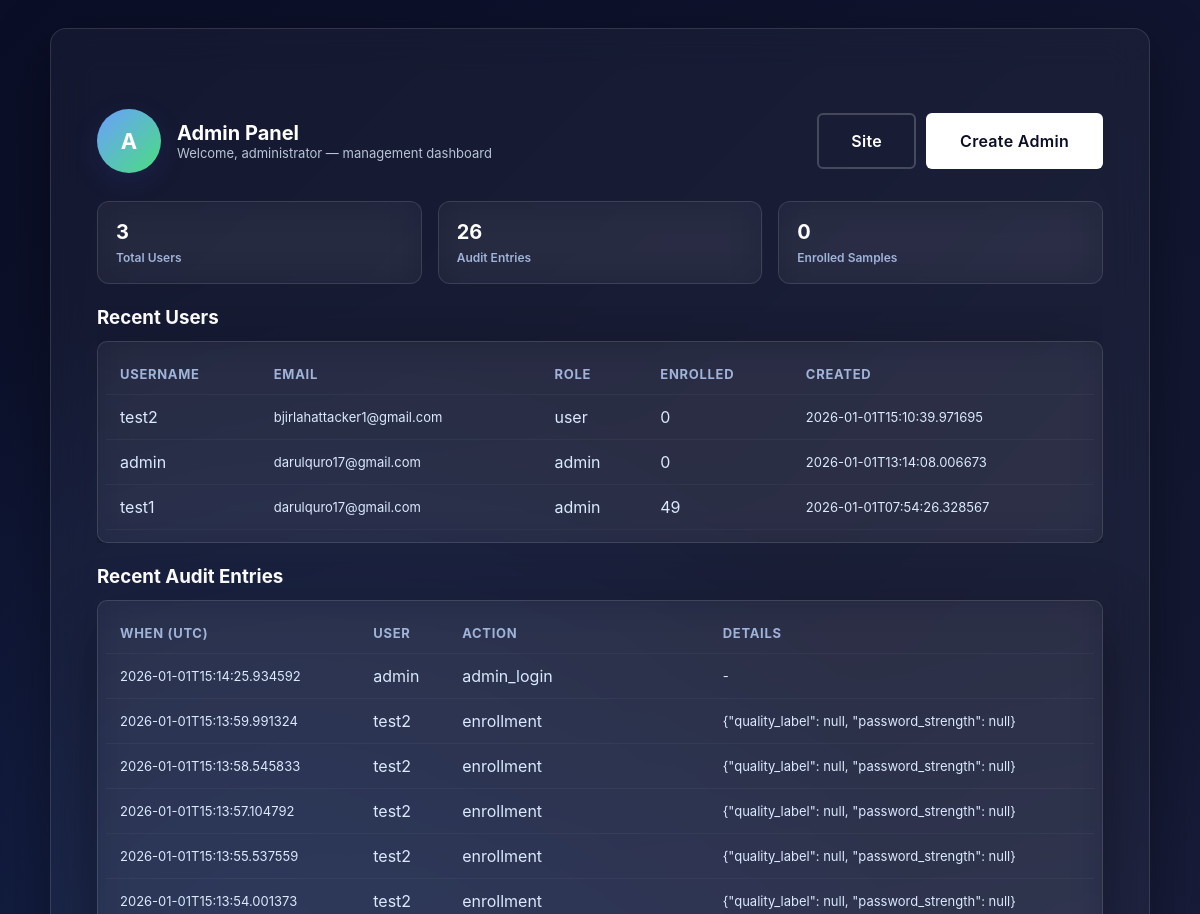
Page /admin/ (signed in, upper part) on the earlier database version.
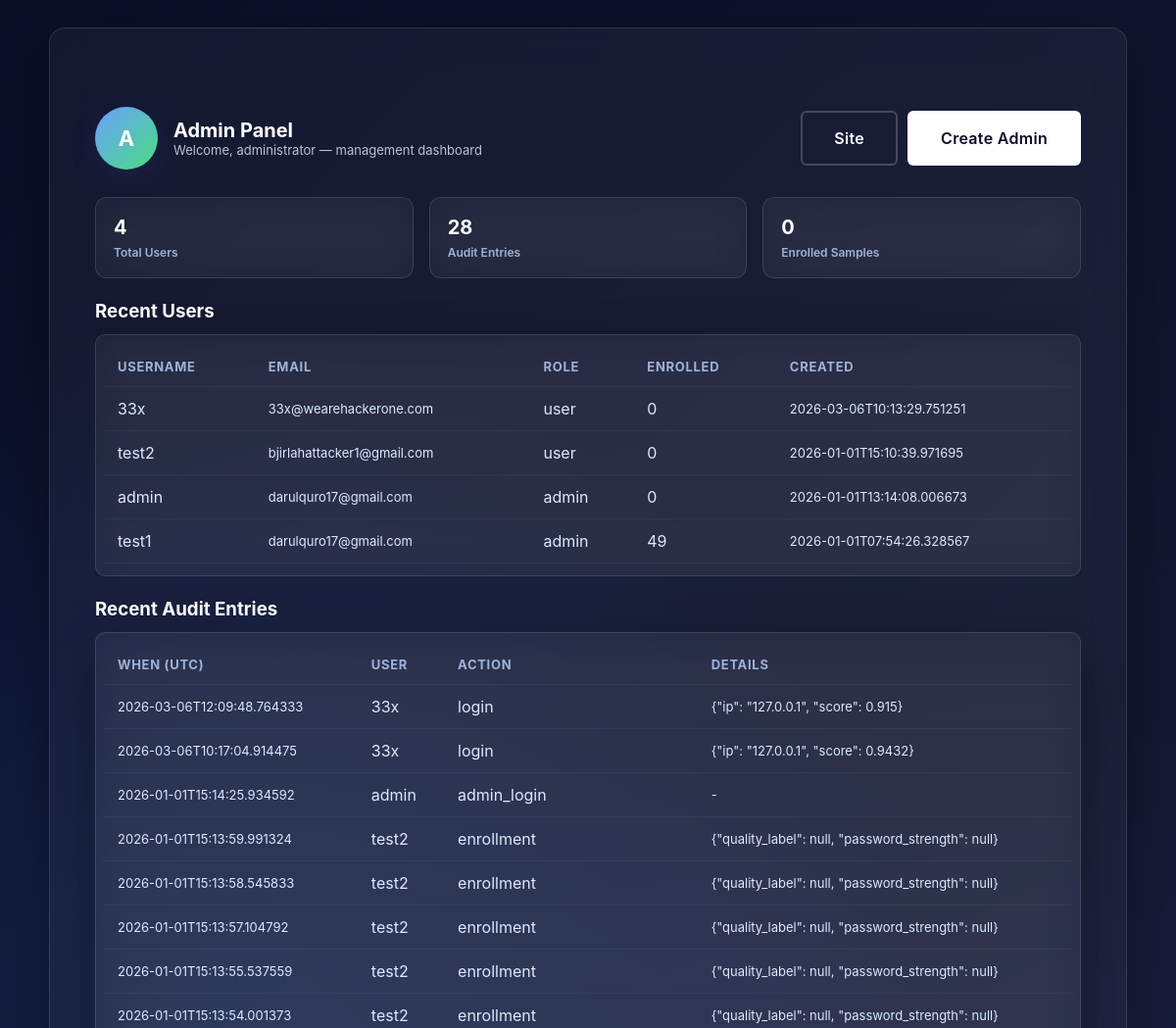
Same page on the later database version.
### app/models/user.py (models this page shows, shortened)
class User(UserMixin, db.Model):
    __tablename__ = "users"
    id = db.Column(db.Integer, primary_key=True)
    username = db.Column(db.String(80), unique=True, nullable=False, index=True)
    password_hash = db.Column(db.String(255), nullable=True)  # Nullable for migration
    role = db.Column(db.String(10), nullable=False, server_default="user")
    created_at = db.Column(db.DateTime, default=lambda: datetime.now(timezone.utc), nullable=False)
    updated_at = db.Column(
        db.DateTime,
        default=lambda: datetime.now(timezone.utc),
        onupdate=lambda: datetime.now(timezone.utc),
    )
    email = db.Column(db.String(255), nullable=True, index=True)
    email_verified = db.Column(db.Boolean, default=False, nullable=False)
    email_verification_sent_at = db.Column(db.DateTime, nullable=True)
    email_verification_code_hash = db.Column(db.String(128), nullable=True)
    two_factor_enabled = db.Column(db.Boolean, default=False, nullable=False)
    two_factor_secret = db.Column(db.String(255), nullable=True)
    keystroke_vectors = db.relationship(
        "KeystrokeVector", backref="user", lazy="dynamic", cascade="all, delete-orphan"
    )
    login_attempts = db.relationship(
        "LoginAttempt", backref="user", lazy="dynamic", cascade="all, delete-orphan"
    )
    def get_enrollment_count(self):
        try:
            res = db.session.execute(
                text(
                    "SELECT COUNT(*) AS c FROM user_vectors WHERE user_id = :uid AND event_type = :etype AND is_successful = 1"
                ),
                {"uid": self.id, "etype": "enrollment"},
            )
            return int(res.scalar_one())
        except Exception:
            try:
                return self.keystroke_vectors.filter_by(event_type="enrollment", is_successful=True).count()
            except Exception:
                return 0

### app/models/admin_audit.py (models this page shows, shortened)
class AdminAudit(db.Model):
    __tablename__ = "admin_audit"
    id = db.Column(db.Integer, primary_key=True)
    user_id = db.Column(db.Integer, db.ForeignKey("users.id"), nullable=True, index=True)
    username = db.Column(db.String(80), nullable=True, index=True)
    action = db.Column(db.String(64), nullable=False)  # e.g., 'registered','enrolled','login'
    details = db.Column(db.Text, nullable=True)
    timestamp = db.Column(
        db.DateTime, default=lambda: datetime.now(timezone.utc), nullable=False, index=True
    )

### app/blueprints/admin.py (the view)
@admin_bp.route("/")
@admin_required
def admin_index():
    try:
        users = User.query.order_by(User.created_at.desc()).limit(50).all()
    except Exception:
        users = []
    try:
        audits = (
            AdminAudit.query.order_by(AdminAudit.timestamp.desc()).limit(100).all()
        )
    except Exception:
        audits = []
    return render_template("admin/index.html", users=users, audits=audits)

### app/blueprints/admin.py (called while the page is built)
def admin_required(f):
    @wraps(f)
    @login_required
    def decorated(*args, **kwargs):
        if not getattr(current_user, "role", "").lower() == "admin":
            from flask import abort
            abort(403)
        return f(*args, **kwargs)
    return decorated

### templates/admin/index.html (shortened to what this page needs)
{% extends "base.html" %}
{% block body %}
<div class="bg-gradient" style="min-height:100vh;padding:28px">
  <div class="card" style="max-width:1100px;margin:0 auto;">
    <div class="admin-header">
      <div class="admin-avatar">A</div>
      <div>
        <div class="admin-title">Admin Panel</div>
        <div class="admin-sub">Welcome, administrator — management dashboard</div>
      </div>
      <div style="margin-left:auto;display:flex;gap:10px;align-items:center">
        <a class="btn btn-secondary" href="/">Site</a>
        <a class="btn btn-primary" href="/admin/create">Create Admin</a>
      </div>
    </div>
    <div class="stats-grid">
      <div class="stat">
        <div class="n">{{ users|length }}</div>
        <div class="label">Total Users</div>
      </div>
      <div class="stat">
        <div class="n">{{ audits|length }}</div>
        <div class="label">Audit Entries</div>
      </div>
      <div class="stat">
        <div class="n">{{ total_enrollments or 0 }}</div>
        <div class="label">Enrolled Samples</div>
      </div>
    </div>
    <div class="table-card" style="margin-top:6px">
      <h3 style="margin-bottom:12px;color:#fff">Recent Users</h3>
      <div class="card" style="padding:12px 8px;border-radius:10px;">
        <table class="admin-table">
          <thead>
            <tr><th>Username</th><th>Email</th><th>Role</th><th>Enrolled</th><th>Created</th></tr>
          </thead>
          <tbody>
            {% for u in users %}
            <tr>
              <td>{{ u.username }}</td>
              <td class="muted">{{ u.email or '-' }}</td>
              <td>{{ u.role }}</td>
              <td>{{ u.get_enrollment_count() }}</td>
              <td class="muted">{{ u.created_at.isoformat() if u.created_at else '-' }}</td>
            </tr>
            {% endfor %}
          </tbody>
        </table>
      </div>
    </div>
    <div style="margin-top:22px">
      <h3 style="margin-bottom:12px;color:#fff">Recent Audit Entries</h3>
      <div class="card" style="padding:12px 8px;border-radius:10px;">
        <table class="admin-table">
          <thead>
            <tr><th>When (UTC)</th><th>User</th><th>Action</th><th>Details</th></tr>
          </thead>
          <tbody>
            {% for a in audits %}
            <tr>
              <td class="muted">{{ a.timestamp.isoformat() if a.timestamp else '-' }}</td>
              <td>{{ a.username or a.user_id or '-' }}</td>
              <td>{{ a.action }}</td>
              <td class="muted" style="max-width:40ch;white-space:nowrap;overflow:hidden;text-overflow:ellipsis">{{ a.details or '-' }}</td>
            </tr>
            {% endfor %}
          </tbody>
        </table>
      </div>
    </div>
  </div>
</div>
{% endblock %}

### templates/base.html (shortened to what this page needs)
<!DOCTYPE html>
<html lang="en">
<head>
    <link rel="stylesheet" href="{{ url_for('static', filename='css/base.css') }}">
</head>
<body>
    {% block body %}{% endblock %}
</body>
</html>

### static/css/base.css (style rules this page uses)
* { margin: 0; padding: 0; box-sizing: border-box; }
body { font-family: -apple-system, BlinkMacSystemFont, 'Segoe UI', 'Helvetica Neue', Arial, sans-serif; background: #0a0e27; color: #ffffff; min-height: 100vh; -webkit-font-smoothing: antialiased; -moz-osx-font-smoothing: grayscale; }
.bg-gradient { position: relative; background: linear-gradient(135deg, #0a0e27 0%, #1a1f3a 100%); }
.bg-gradient::before { content: ''; position: absolute; top: 0; left: 0; right: 0; bottom: 0; background: radial-gradient(circle at 20% 50%, rgba(45, 108, 223, 0.15) 0%, transparent 50%), radial-gradient(circle at 80% 80%, rgba(99, 102, 241, 0.1) 0%, transparent 50%); pointer-events: none; }
.btn { padding: 16px 32px; text-decoration: none; border-radius: 6px; font-weight: 600; font-size: 16px; transition: all 0.3s ease; display: inline-block; border: 2px solid transparent; letter-spacing: 0.3px; cursor: pointer; }
.btn-primary { background: #ffffff; color: #0a0e27; }
.btn-secondary { background: transparent; color: #ffffff; border-color: rgba(255, 255, 255, 0.2); }
.card { background: rgba(255, 255, 255, 0.04); border: 1px solid rgba(255, 255, 255, 0.12); border-radius: 16px; padding: 52px 46px; backdrop-filter: blur(20px); box-shadow: 0 20px 60px rgba(0, 0, 0, 0.35); }
:root { --bg-1: #0f0c29; --bg-2: #302b63; --bg-3: #24243e; --glass-bg: rgba(255,255,255,0.035); --card-border: rgba(255,255,255,0.12); --accent: #6b9fff; --accent-weak: rgba(107,159,255,0.15); --danger: #ef4444; --glass-blur: 20px; }

### templates/admin/index.html (style rules this page uses)
.admin-header { display:flex; align-items:center; gap:16px; margin:28px 0; }
.admin-avatar { width:64px; height:64px; border-radius:999px; display:flex; align-items:center; justify-content:center; font-weight:700; font-size:22px; color:#fff; background: linear-gradient(135deg,var(--accent) 0%, #4ade80 100%); box-shadow: 0 8px 30px rgba(75,95,255,0.12); }
.admin-title { font-size:20px; font-weight:700; color:#fff; }
.admin-sub { color: #b8c5d6; font-size:13px }
.stats-grid { display:grid; grid-template-columns: repeat(3,1fr); gap:16px; margin-bottom:22px; }
.stat { padding:18px; border-radius:12px; background: var(--glass-bg); border:1px solid var(--card-border); backdrop-filter: blur(var(--glass-blur)); }
.stat .n { font-size:20px; font-weight:700; color:#fff }
.stat .label { color:#a0b3d8; font-size:12px; margin-top:6px; font-weight:600 }
.table-card { overflow:auto; }
table.admin-table { width:100%; border-collapse:collapse; min-width:760px }
table.admin-table th, table.admin-table td { padding:12px 14px; text-align:left; border-bottom:1px solid rgba(255,255,255,0.04); color:#dbeafe }
table.admin-table thead th { color:#a0b3d8; font-size:13px; text-transform:uppercase; letter-spacing:0.7px }
.muted { color:#99a6c2; font-size:13px }

Differences in the rows shown:
added User: username "33x", email "33x@wearehackerone.com", role "user", get_enrollment_count "0", created_at "2026-03-06T10:13:29.751251"
added AdminAudit: timestamp "2026-03-06T12:09:48.764333", username "33x", action "login", details "{\"ip\": \"127.0.0.1\", \"score\": 0.915}"
added AdminAudit: timestamp "2026-03-06T10:17:04.914475", username "33x", action "login", details "{\"ip\": \"127.0.0.1\", \"score\": 0.9432}"
Other differences:
{{ users|length }}: "3" → "4"
{{ audits|length }}: "26" → "28"
